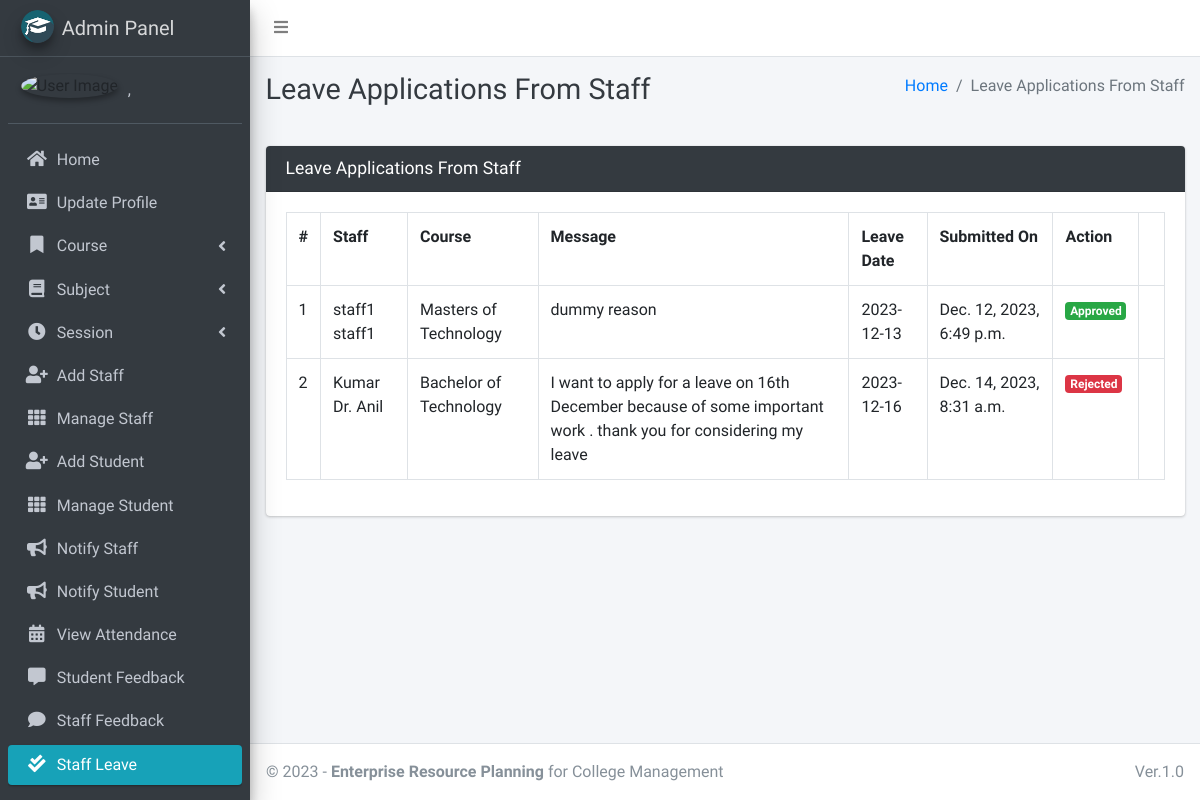
Page /staff/view/leave/ (signed in) on the earlier database version.
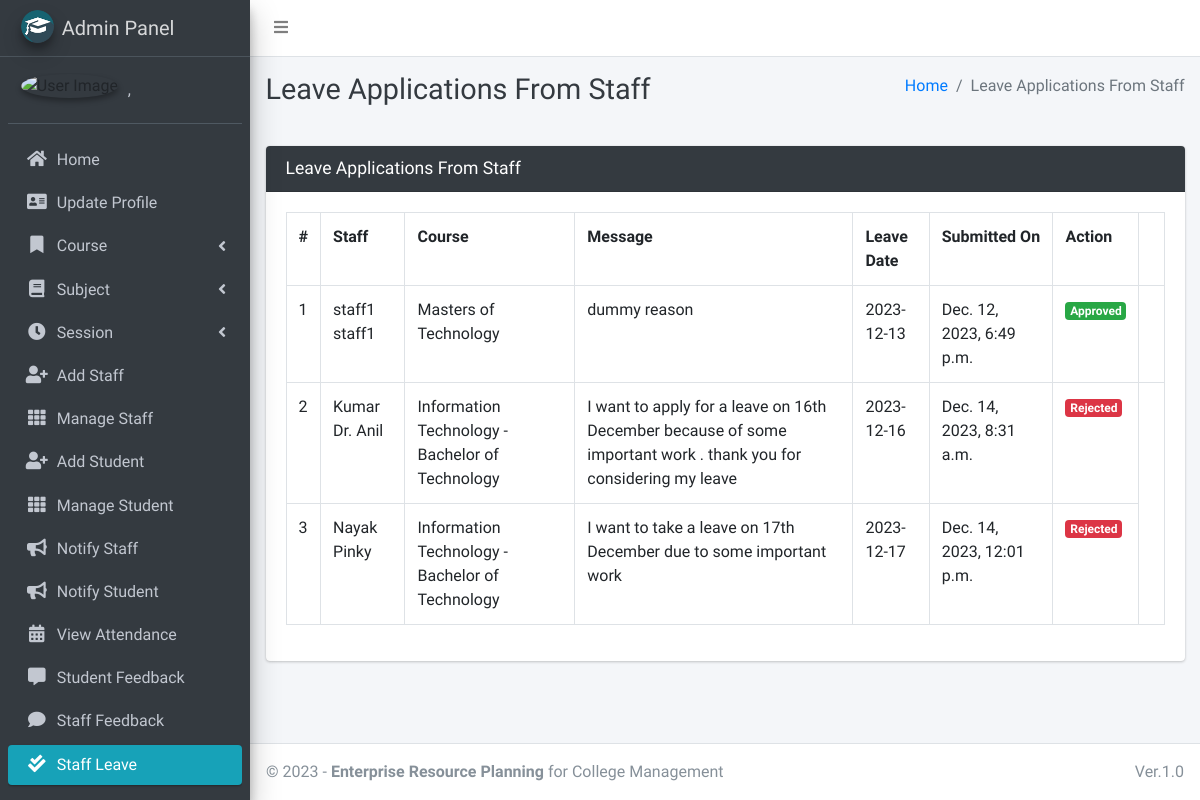
Same page on the later database version.
### main_app/models.py (models this page shows)
class LeaveReportStaff(models.Model):
    staff = models.ForeignKey(Staff, on_delete=models.CASCADE)
    date = models.CharField(max_length=60)
    message = models.TextField()
    status = models.SmallIntegerField(default=0)
    created_at = models.DateTimeField(auto_now_add=True)
    updated_at = models.DateTimeField(auto_now=True)

class Staff(models.Model):
    course = models.ForeignKey(Course, on_delete=models.DO_NOTHING, null=True, blank=False)
    admin = models.OneToOneField(CustomUser, on_delete=models.CASCADE)
    def __str__(self):
        return self.admin.last_name + " " + self.admin.first_name

class CustomUser(AbstractUser):
    USER_TYPE = ((1, "HOD"), (2, "Staff"), (3, "Student"))
    GENDER = [("M", "Male"), ("F", "Female")]
    username = None  # Removed username, using email instead
    email = models.EmailField(unique=True)
    user_type = models.CharField(default=1, choices=USER_TYPE, max_length=1)
    gender = models.CharField(max_length=1, choices=GENDER)
    profile_pic = models.ImageField()
    address = models.TextField()
    fcm_token = models.TextField(default="")  # For firebase notifications
    created_at = models.DateTimeField(auto_now_add=True)
    updated_at = models.DateTimeField(auto_now=True)
    USERNAME_FIELD = "email"
    REQUIRED_FIELDS = []
    objects = CustomUserManager()
    def __str__(self):
        return self.last_name + ", " + self.first_name

class Course(models.Model):
    name = models.CharField(max_length=120)
    created_at = models.DateTimeField(auto_now_add=True)
    updated_at = models.DateTimeField(auto_now=True)
    def __str__(self):
        return self.name

### main_app/hod_views.py (the view, shortened to what this page needs)
# urls.py: path("staff/view/leave/", hod_views.view_staff_leave, name="view_staff_leave",),
@csrf_exempt
def view_staff_leave(request):
    if request.method != 'POST':
        allLeave = LeaveReportStaff.objects.all()
        context = {
            'allLeave': allLeave,
            'page_title': 'Leave Applications From Staff'
        }
        return render(request, "hod_template/staff_leave_view.html", context)

### main_app/templates/hod_template/staff_leave_view.html (shortened to what this page needs)
{% extends 'main_app/base.html' %}
{% load static %}
{% block page_title %}{{page_title}}{% endblock page_title %}
{% block content %}
<section class="content">
    <div class="container-fluid">
        <div class="row">
            <div class="col-md-12">
                <div class="card card-dark">
                    <div class="card-header">
                        <h3 class="card-title">{{page_title}}</h3>
                    </div>
                    <div class="table card-body">
                        <table class="table table-bordered table-hover">
                            <tr>
                                <th>#</th>
                                <th>Staff</th>
                                <th>Course</th>
                                <th>Message</th>
                                <th>Leave Date</th>
                                <th>Submitted On</th>
                                <th>Action</th>
                            </tr>
                            {% for leave in  allLeave %}
                              <tr>
                                  <td>{{forloop.counter}}</td>
                                  <td>{{leave.staff}}</td>
                                  <td>{{leave.staff.course}}</td>
                                  <td>{{leave.message}}</td>
                                  <td>{{leave.date}}</td>
                                  <td>{{leave.created_at}}</td>
                                      {% if leave.status == 0 %}
                                           <td> <button data-toggle = "modal" data-target = "#reply_modal" value="{{leave.id}}" class="btn btn-success reply_open_modal">Reply</button>
{% elif leave.status == -1 %}
<td><span  class='badge badge-danger'>Rejected</span></td>
{% else %}
<td><span  class='badge badge-success'>Approved</span></td>
                                            <td>{{feedback.updated_at}}</td>
                                      {% endif %}
                              </tr>
                            {% endfor %}
                        </table>
                    </div>
                    </div>
            </div>
        </div>
    </div>
</section>
{% endblock content %}

Differences in the rows shown:
changed through a linked row, LeaveReportStaff "Dec. 14, 2023, 8:31 a.m.": staff.course "Bachelor of Technology" → "Information Technology - Bachelor of Technology"
added LeaveReportStaff: staff "Nayak Pinky", staff.course "Information Technology - Bachelor of Technology", message "I want to take a leave on 17th December due to some important work", date "2023-12-17", created_at "Dec. 14, 2023, 12:01 p.m.", status "Rejected"
